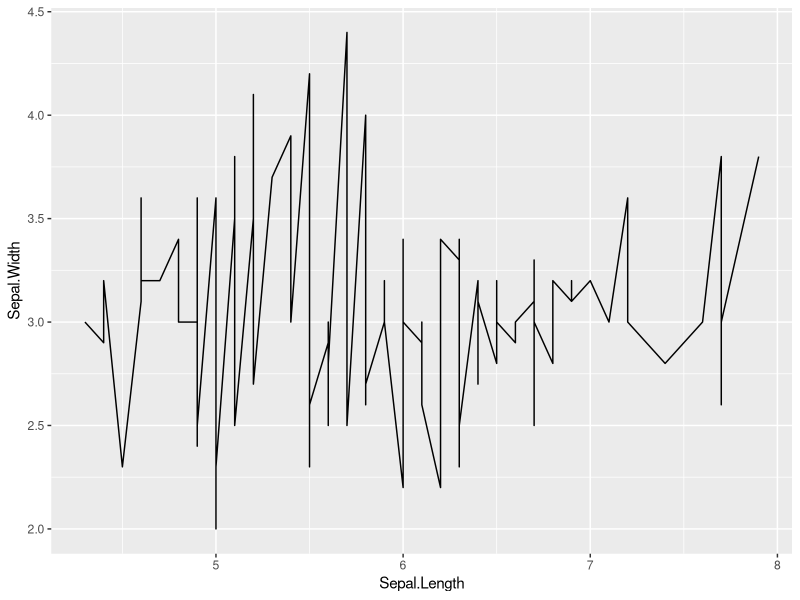

This chart was generated by the following R code:
## ---- chunk 1
knitr::opts_chunk$set(echo = TRUE)
## ---- chunk 2
data("iris")

View(iris)
names(iris)
library(dplyr)
library(ggplot2)
iris %>% 
  ggplot(.,aes(x=Sepal.Length, y=Sepal.Width))+
  geom_line()
